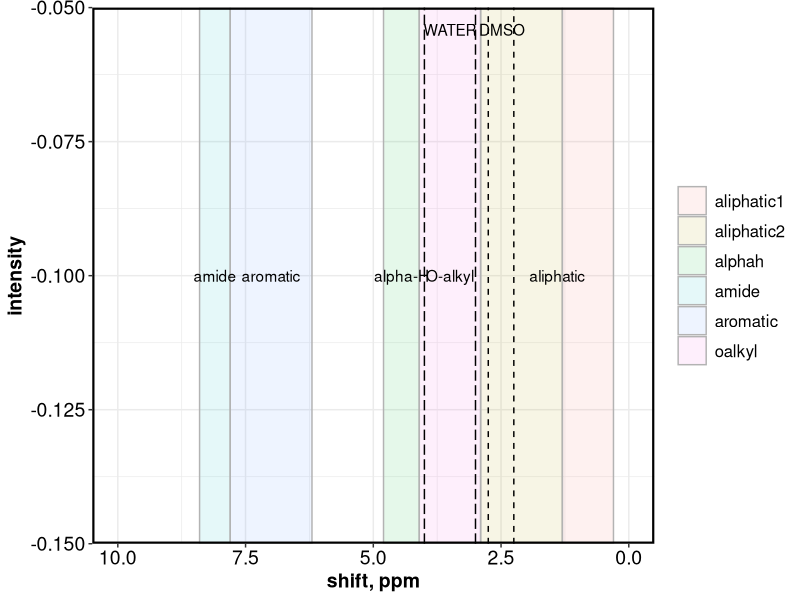

Generate this figure with R:
library(readxl)
library(readr)
library(dplyr)
library(tidyr)
library(ggplot2)


# PART I. SETTING UP THE PARAMETERS ----
## 1. set up bins ----

## choose which set of BINS SET to use
cat("ACTION: choose correct value of BINSET
      a.> Clemente2012
      b.> Lynch2019
  type this into the code
  e.g.: BINSET = [quot]Clemente2012[quot]")

BINSET = "Clemente2012"

bins = read_csv("nmr_bins.csv")
bins2 = 
  bins %>% 
  # here we select only the BINSET we chose above
  dplyr::select(group,startstop,BINSET) %>% 
  na.omit %>% 
  spread(startstop,BINSET)


#
## 2. bins for water and DMSO solvent ----
WATER_start = 3
WATER_stop = 4

DMSO_start = 2.25
DMSO_stop = 2.75


## 3. spectra plot parameters ----
gg_nmr = 
  ggplot()+
  geom_rect(data=bins2, aes(xmin=start, xmax=stop, ymin=-Inf, ymax=+Inf, fill=group), color="grey70",alpha=0.1)+
  scale_x_reverse(limits = c(10,0))+
  xlab("shift, ppm")+
  ylab("intensity")+
  
  # labels:
  annotate("text", label = "aliphatic", x = 1.4, y = -0.1)+
  annotate("text", label = "O-alkyl", x = 3.5, y = -0.1)+
  annotate("text", label = "alpha-H", x = 4.45, y = -0.1)+
  annotate("text", label = "aromatic", x = 7, y = -0.1)+
  annotate("text", label = "amide", x = 8.1, y = -0.1)+
  annotate("text", label = "\n\nWATER", x = 3.5, y = Inf)+
  annotate("text", label = "\n\nDMSO", x = 2.48, y = Inf)+
  geom_vline(xintercept = WATER_start, linetype="longdash")+
  geom_vline(xintercept = WATER_stop, linetype="longdash")+
  geom_vline(xintercept = DMSO_start, linetype="dashed")+
  geom_vline(xintercept = DMSO_stop, linetype="dashed")+
  
  theme_bw() %+replace%
  theme(legend.position = "right",
        legend.key=element_blank(),
        legend.title = element_blank(),
        legend.text = element_text(size = 12),
        legend.key.size = unit(1.5, 'lines'),
        panel.border = element_rect(color="black",size=1.5, fill = NA),
        
        plot.title = element_text(hjust = 0.05, size = 14),
        axis.text = element_text(size = 14, color = "black"),
        axis.title = element_text(size = 14, face = "bold", color = "black"),
        
        # formatting for facets
        panel.background = element_blank(),
        strip.background = element_rect(colour="white", fill="white"), #facet formatting
        panel.spacing.x = unit(1.5, "lines"), #facet spacing for x axis
        panel.spacing.y = unit(1.5, "lines"), #facet spacing for x axis
        strip.text.x = element_text(size=12, face="bold"), #facet labels
        strip.text.y = element_text(size=12, face="bold", angle = 270) #facet labels
  )

#

